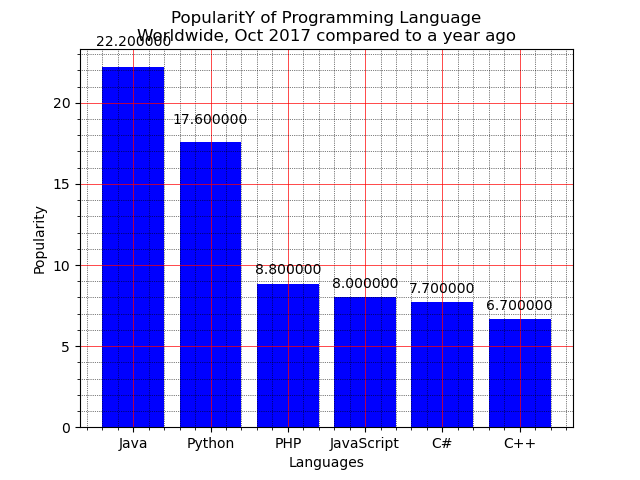

Recreate this plot in Python.
import matplotlib.pyplot as plt
x = ['Java', 'Python', 'PHP', 'JavaScript', 'C#', 'C++']
popularity = [22.2, 17.6, 8.8, 8, 7.7, 6.7]
x_pos = [i for i, _ in enumerate(x)]

fig, ax = plt.subplots()
rects1 = ax.bar(x_pos, popularity, color='b')
plt.xlabel("Languages")
plt.ylabel("Popularity")
plt.title("PopularitY of Programming Language\n" + "Worldwide, Oct 2017 compared to a year ago")
plt.xticks(x_pos, x)
# Turn on the grid
plt.minorticks_on()
plt.grid(which='major', linestyle='-', linewidth='0.5', color='red')
# Customize the minor grid
plt.grid(which='minor', linestyle=':', linewidth='0.5', color='black')
def autolabel(rects):
    """
    Attach a text label above each bar displaying its height
    """
    for rect in rects:
        height = rect.get_height()
        ax.text(rect.get_x() + rect.get_width()/2., 1.05*height,
                '%f' % float(height),
        ha='center', va='bottom')
autolabel(rects1)

plt.show()
